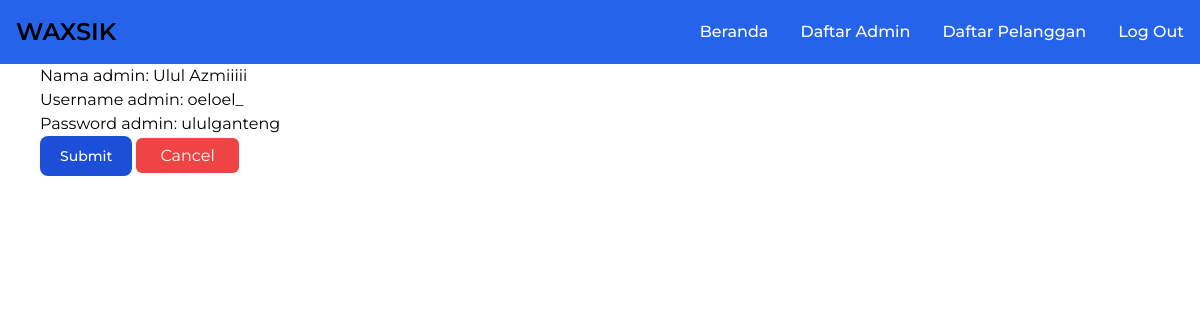
Page /update-data-admin/1/ on the committed database.
### waxsik_website/models.py (models this page shows, shortened)
class Admin(models.Model):
    id_admin = models.AutoField(primary_key=True)
    nama_admin = models.CharField(max_length=100)
    username_admin = models.CharField(max_length=20, unique=True)
    password_admin = models.CharField(max_length=100)

### waxsik_website/views.py (the view)
# urls.py: path('update-data-admin/<str:id>/', views.update_data_admin, name="update-data-admin"),
def update_data_admin(request, id):
    admin = Admin.objects.get(id_admin=id)
    form = AdminForm(instance=admin)
    context = {
        'form': form
    }
    if request.method == 'POST':
        form = AdminForm(request.POST, instance=admin)
        if form.is_valid():
            form.save()
            return redirect('/data-admin')
    return render(request, 'owner/update-data-admin.html', context)

### waxsik_website/forms.py
class AdminForm(ModelForm):
    class Meta:
        model = Admin
        fields = '__all__'

### waxsik_website/templates/owner/update-data-admin.html (shortened to what this page needs)
{% extends 'base/base-owner.html' %}
{% block content %}
<form action="" method="POST">
    {{form}}
    <input type="submit" class="text-white bg-blue-700 hover:bg-blue-800 focus:ring-4 focus:outline-none focus:ring-blue-300 font-medium rounded-lg text-sm w-full sm:w-auto px-5 py-2.5 text-center dark:bg-blue-600 dark:hover:bg-blue-700 dark:focus:ring-blue-800">
    <a href="{% url 'data-admin' %}" class="text-white py-2 px-6 bg-red-500 rounded-md">Cancel</a>
</form>
{% endblock content %}

### waxsik_website/templates/base/base-owner.html (style rules this page uses)
* { font-family: 'Montserrat', 'sans-serif'; }

### rows in the picture
Admin: nama_admin "Ulul Azmiiiii", username_admin "oeloel_", password_admin "ululganteng"
